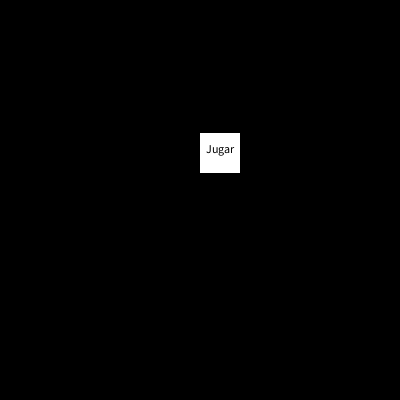
Frame 1 (no input)
Frame 60 (the mouse pressed at the canvas centre just before this capture): identical to frame 1, image omitted
Frame 120 (the mouse held since frame 60 and released just before this capture): identical to frame 1, image omitted

The Processing sketch that drew this single still picture (run headless with seeded random() and noise(); from frame 60 on, the mouse is pressed at the canvas centre):

// Processing sketch: ejemplopoomaqueta
// ── ejemplopoomaqueta.pde
App app;

void setup() {
  size(400, 400);
  app = new App();
}

void draw() {

  app.actualizar();
  app.dibujar();
}

void mouseClicked() {
  app.mouseClicked();
}

void keyPressed() {
 // app.keyPressed();
}

// ── App.pde
class App {

  //Propiedades
  Pantalla pantalla;
  String estado = "setup";

  //Constructor:

  App() {
    pantalla = new Pantalla();
  }

  //Métodos
  void mouseClicked() {
    pantalla.mouseClicked();
  }
  void actualizar() {
    pantalla.actualizar();
  }

  void dibujar() {
    
    pantalla.dibujar(this.estado);
  }
}

// ── Boton.pde
class Boton {

  float x, y, tam;
  color relleno, colorDeTexto, rellenoHover, colorDeTextoHover;
  boolean hover;
  String texto;
  int id;

  Boton(int id) {

    textAlign(CENTER);
    this.id = id;
  }

  void dibujar() {

    if (id == 0) {
      push();
      this.relleno = 255;
      this.x = width/2;
      this.y = height/3;
      this.tam = height/10;
      this.texto = "Jugar";
      if (this.hover) {
        this.relleno = 0;
        this.colorDeTexto = 255;
      } else {
        this.relleno = 255;
        this.colorDeTexto = 0;
      }
      fill(this.relleno);
      rect(this.x, this.y, this.tam, this.tam);
      fill(this.colorDeTexto);
      text(this.texto, this.x + this.tam/2, this.y+ this.tam/2);

      pop();
    }

    if (id == 1) {
    }
  }
  void mouseClicked() {
    if (this.hover == true) {
      this.accion(this.id);
    }
  }
  //LOGICA DE MOUSE OVER
  void actualizar() {

    if (mouseX > this.x 
      && mouseY > this.y
      && mouseX < this.x + this.tam 
      && mouseY < this.y + this.tam) {
      this.hover = true;
    } else {
      this.hover = false;
    }
  }

  // DEPENDIENDO DEL ID (pasado por parametro)
  // DEL BOTON, HACEMOS UNA COSA U OTRA
  void accion(int id) {
    if (id == 0) {
      app.estado = "jugar";
    }
  }
}

// ── Juego.pde
class Juego {
  Obstaculo [] gotas;
  Obstaculo [] flores;

  int cantidadDeObstaculos = 20;
  Juego() {

    gotas = new Obstaculo[this.cantidadDeObstaculos];
    flores = new Obstaculo[this.cantidadDeObstaculos];

    for (int i = 0; i < this.cantidadDeObstaculos; i++) {
      this.gotas[i] = new Obstaculo("gotas");
    }
    for (int i = 0; i < this.cantidadDeObstaculos; i++) {
      this.flores[i] = new Obstaculo("flores");
    }
  }

  void dibujar() {
    this.dibujarObstaculos();
  }
  void dibujarObstaculos() {
    for (int i = 0; i < this.cantidadDeObstaculos; i++) {
      this.gotas[i].dibujar();
    }
    for (int i = 0; i < this.cantidadDeObstaculos; i++) {
      this.flores[i].dibujar();
    }
  }
}

// ── Pantalla.pde
class Pantalla {
  //PImage image ...
  Boton boton [];
  Juego juego;
  int cantidadDeBotones = 3;
  Pantalla() {
    boton = new Boton [this.cantidadDeBotones];
    this.cargarBotones();
    juego = new Juego();
  }
  void dibujar(String estado) {
    if (estado == "setup") {
      push();
      fill(0);
      noStroke();
      rect(0, 0, width, height);
      boton[0].dibujar();
      pop();
    } else if (estado == "jugar") {
      push();
      fill(255);
      noStroke();
      rect(0, 0, width, height);
      juego.dibujar();
      pop();
    }
  }

  void mouseClicked() {
    for (int i = 0; i < this.cantidadDeBotones; i++) {

      boton[i].mouseClicked();
    }
  }
  void actualizar() {

    for (int i = 0; i < this.cantidadDeBotones; i++) {

      boton[i].actualizar();
    }
  }
  void cargarBotones() {

    for (int i = 0; i < this.cantidadDeBotones; i++) {

      boton[i] = new Boton(i);
    }
  }
}

// ── obstaculos.pde
class Obstaculo {

  int x, y, tam, vel;
  String tipo;

  Obstaculo(String tipo) {
    this.tipo = tipo;
    this.x = int(random(width));
    this.y = -int(random(0, height));
    this.tam =int(random(width/80, width/40));
    this.vel = 3;
  }

  void actualizar() {
    this.y += this.vel;
    if (this.y >= height) {
      this.reiniciar();
    }
  }

  void dibujar() {
    this.actualizar();
    push();
    stroke(1);
    //fill(0);
    if (this.tipo == "gotas") {
      circle(this.x, this.y, this.tam);
    } else {

      rect(this.x, this.y, this.tam, this.tam);
    }
    pop();
  }

  void reiniciar() {
    this.x = int(random(width));
    this.y = -int(random(0, height));
    this.tam =int(random(width/80, width/40));
    this.vel = 3;
  }
}
